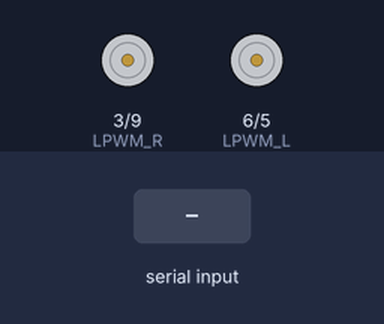
Simulated run of this sketch. Board: Arduino Uno, built with avr-gcc and run on an emulated ATmega328P. Parts: motor-driver pin pairs drawn as motors (green arrow = first pin HIGH = forward, orange = second pin HIGH = backward, longer = more drive). The inputs (shaded band) are chosen by the test bench.

Above: at 1.2 s.
1.3 s: "F" received over the second serial link
At 1.46 s:
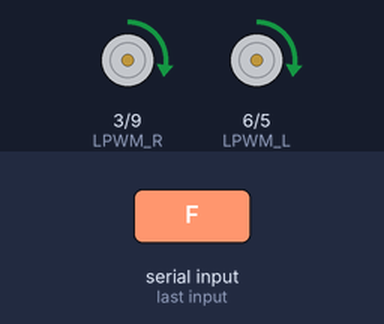
3.1 s: "B" received over the second serial link
4.9 s: "R" received over the second serial link
At 5.06 s:
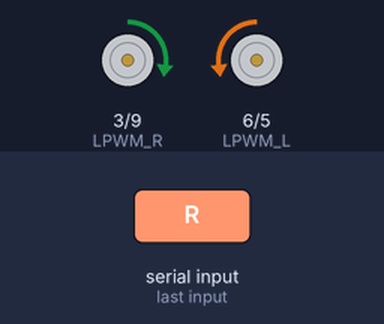
6.7 s: "L" received over the second serial link
At 6.85 s:
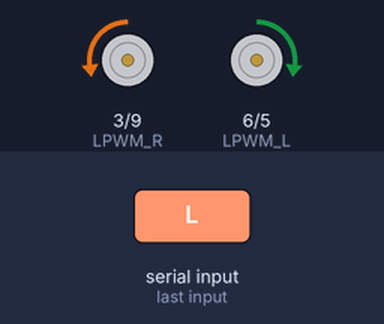
Timing chart, 0 to 9.5 s (numbered marks = the images above; inputs shaded):
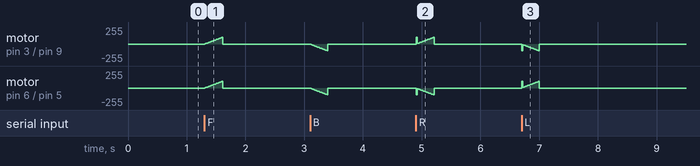

The sketch:

dancing_rose.ino
```cpp
#include <SoftwareSerial.h>

// Bluetooth RX, TX
SoftwareSerial BT(10, 11);

// LEFT motors
#define RPWM_L 5
#define LPWM_L 6

// RIGHT motors
#define RPWM_R 9
#define LPWM_R 3

char command;

int targetSpeed = 0;
int currentSpeed = 0;
int maxSpeed = 200;
int rampStep = 5;

unsigned long lastCmdTime = 0;
int timeout = 300;

// motion mode
char motion = 'S';

// ---------- MOTOR CONTROL ----------

// FORWARD
void moveForward(int spd) {
  analogWrite(RPWM_L, spd);
  analogWrite(LPWM_L, 0);

  analogWrite(RPWM_R, spd);
  analogWrite(LPWM_R, 0);
}

// BACKWARD
void moveBackward(int spd) {
  analogWrite(RPWM_L, 0);
  analogWrite(LPWM_L, spd);

  analogWrite(RPWM_R, 0);
  analogWrite(LPWM_R, spd);
}

// SPIN RIGHT
void spinRight(int spd) {
  analogWrite(RPWM_L, spd);
  analogWrite(LPWM_L, 0);

  analogWrite(RPWM_R, 0);
  analogWrite(LPWM_R, spd);
}

// SPIN LEFT
void spinLeft(int spd) {
  analogWrite(RPWM_L, 0);
  analogWrite(LPWM_L, spd);

  analogWrite(RPWM_R, spd);
  analogWrite(LPWM_R, 0);
}

// STOP
void stopMotors() {
  analogWrite(RPWM_L, 0);
  analogWrite(LPWM_L, 0);
  analogWrite(RPWM_R, 0);
  analogWrite(LPWM_R, 0);
}

// ---------- SETUP ----------
void setup() {
  pinMode(RPWM_L, OUTPUT);
  pinMode(LPWM_L, OUTPUT);
  pinMode(RPWM_R, OUTPUT);
  pinMode(LPWM_R, OUTPUT);

  BT.begin(9600);
}

// ---------- LOOP ----------
void loop() {

  // Read Bluetooth
  if (BT.available()) {
    command = BT.read();
    lastCmdTime = millis();

    if (command == 'F') {
      motion = 'B';
      targetSpeed = maxSpeed;
    }
    else if (command == 'B') {
      motion = 'F';
      targetSpeed = maxSpeed;
    }
    else if (command == 'R') {
      motion = 'R';
      targetSpeed = maxSpeed;
    }
    else if (command == 'L') {
      motion = 'L';
      targetSpeed = maxSpeed;
    }
    else if (command == 'S') {
      motion = 'S';
      targetSpeed = 0;
    }
  }

  // Safety stop
  if (millis() - lastCmdTime > timeout) {
    targetSpeed = 0;
    motion = 'S';
  }

  // ---------- SMOOTH RAMP ----------
  if (currentSpeed < targetSpeed)
    currentSpeed += rampStep;
  else if (currentSpeed > targetSpeed)
    currentSpeed -= rampStep;

  // ---------- APPLY MOTION ----------
  switch (motion) {

    case 'F':
      moveForward(currentSpeed);
      break;

    case 'B':
      moveBackward(currentSpeed);
      break;

    case 'R':
      spinRight(currentSpeed);
      break;

    case 'L':
      spinLeft(currentSpeed);
      break;

    default:
      stopMotors();
  }

  delay(15); // smooth timing
}
```

Measured:
- after the input at 1.3 s, motor on pin 3 (LPWM_R) / pin 9 (RPWM_R), motor on pin 6 (LPWM_L) / pin 5 (RPWM_L): rises from stopped to forward 100/255 in 0.29 s, then falls to stopped in 0.02 s
- after the input at 4.9 s, motor on pin 3 (LPWM_R) / pin 9 (RPWM_R): ramps from stopped to forward 100/255 and jumps back, once every 0.29 s; motor on pin 6 (LPWM_L) / pin 5 (RPWM_L): ramps from stopped to backward 100/255 and jumps back, once every 0.29 s
- after the input at 6.7 s, motor on pin 3 (LPWM_R) / pin 9 (RPWM_R): ramps from stopped to backward 100/255 and jumps back, once every 0.29 s; motor on pin 6 (LPWM_L) / pin 5 (RPWM_L): ramps from stopped to forward 100/255 and jumps back, once every 0.29 s
